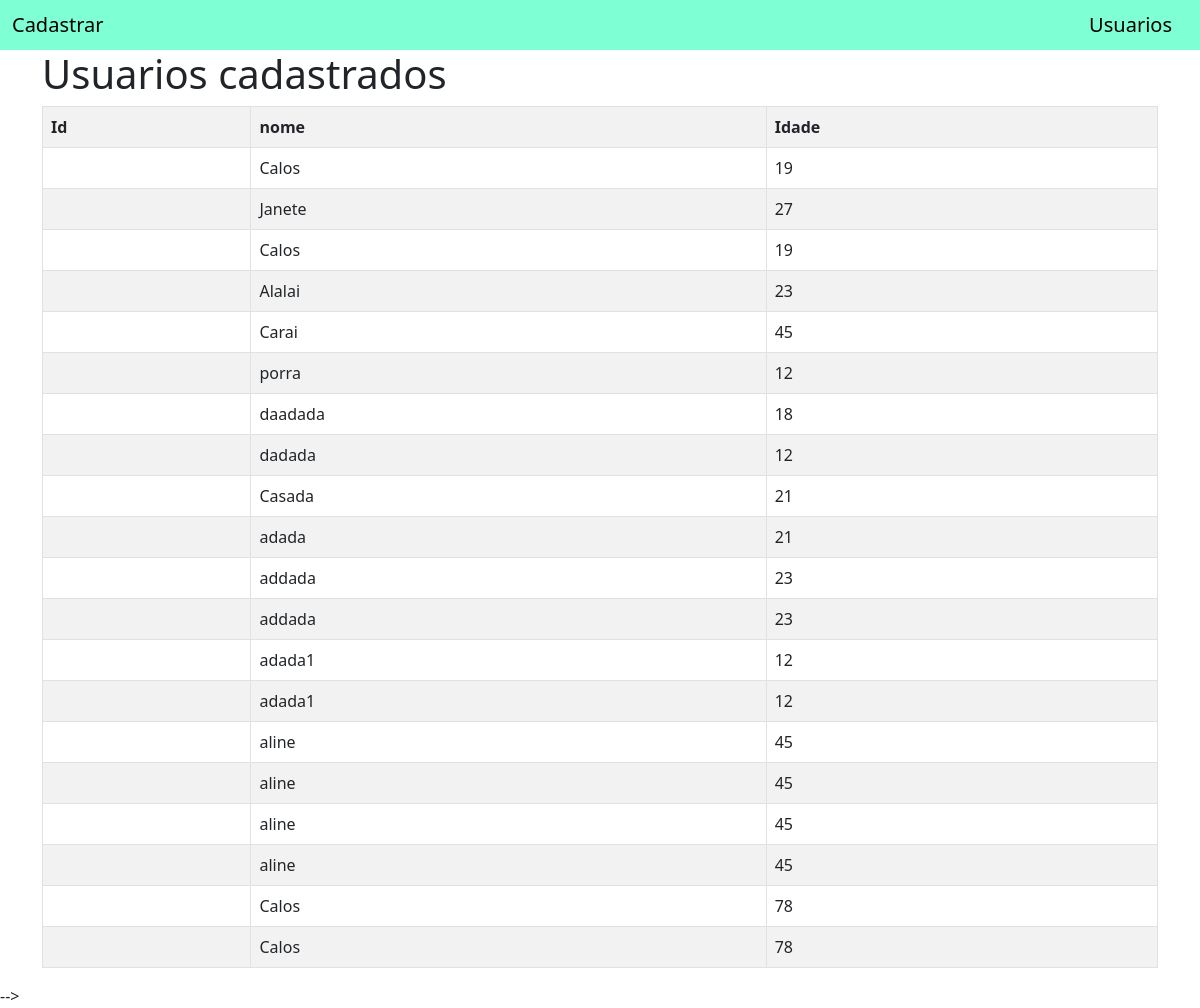
Screenshot of /usuarios/ with the database file from the repository.
### app_crud/models.py (models this page shows)
class Usuario(models.Model):
    id_usuario = models.AutoField(primary_key=True)
    nome = models.TextField(max_length=255)
    idade = models.IntegerField()

### app_crud/views.py (the view, shortened to what this page needs)
# urls.py: path('usuarios/', views.usuarios, name='listagem_usuarios')
def usuarios(request):
    usuarios = {
        'usuarios': Usuario.objects.all()
    }
    return render(request, 'usuarios/usuarios.html', usuarios)

### app_crud/templates/usuarios/usuarios.html (shortened to what this page needs)
{% extends "usuarios/base.html" %}
{% block conteudo %}
<div class="container">
    <h1>Usuarios cadastrados</h1>
    <table class="table table-bordered table-striped">
        <tr>
            <th>Id</th>
            <th>nome</th>
            <th>Idade</th>
        </tr>
        {% for usuario in usuarios %}
        <tr>
            <td>{{usuario.id}}</td>
            <td>{{usuario.nome}}</td>
            <td>{{usuario.idade}}</td>
        </tr>
        {% endfor %}
    </table>
</div>
-->
</body>
</html>
{% endblock %}

### app_crud/templates/usuarios/base.html (shortened to what this page needs)
<!doctype html>
<html lang="en">
<head>
    <link href="https://cdn.jsdelivr.net/npm/bootstrap@5.0.2/dist/css/bootstrap.min.css" rel="stylesheet"
>
</head>
<body>
    <nav style="background-color: aquamarine !important" class="navbar navbar-light bg-light">
        <div class="container-fluid">
            <span class="navbar-brand mb-0 h1"><a style="text-decoration:none; color: #000;" href="{% url 'home' %}">Cadastrar</a></span>
            <span class="navbar-brand mb-0 h1"><a style="text-decoration:none; color: #000;" href="{% url 'listagem_usuarios' %}">Usuarios</a></span>
        </div>
    </nav>
    {% block conteudo %}
    {% endblock %}
</body>
</html>

### rows the page displays
Usuario: nome "Calos", idade "19"
Usuario: nome "Janete", idade "27"
Usuario: nome "Calos", idade "19"
Usuario: nome "Alalai", idade "23"
Usuario: nome "Carai", idade "45"
Usuario: nome "porra", idade "12"
Usuario: nome "daadada", idade "18"
Usuario: nome "dadada", idade "12"
Usuario: nome "Casada", idade "21"
Usuario: nome "adada", idade "21"
Usuario: nome "addada", idade "23"
Usuario: nome "addada", idade "23"
Usuario: nome "adada1", idade "12"
Usuario: nome "adada1", idade "12"
Usuario: nome "aline", idade "45"
Usuario: nome "aline", idade "45"
Usuario: nome "aline", idade "45"
Usuario: nome "aline", idade "45"
Usuario: nome "Calos", idade "78"
Usuario: nome "Calos", idade "78"
